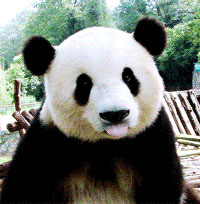
#> input picture 2.jpg, 200 x 204 px
$ python other_module.py
#> lines starting #> are read from the running program, lines starting #| are printed output that depends on the picture
#!/usr/bin/env python3
# -*- coding: utf-8 -*-

from PIL import Image

im = Image.open('2.jpg')
#> im is the input picture: PIL image 200x204 RGB; mean R, G, B 108.9, 114.5, 107.5
print(im.format,im.size,im.mode)
#| JPEG (200, 204) RGB
im.thumbnail((50,54))
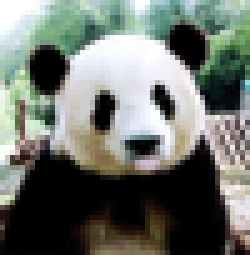
#> im: PIL image 50x51 RGB (shown 5 times larger); mean R, G, B 109, 114.6, 107.6
im.save('21.jpg',"JPEG")
